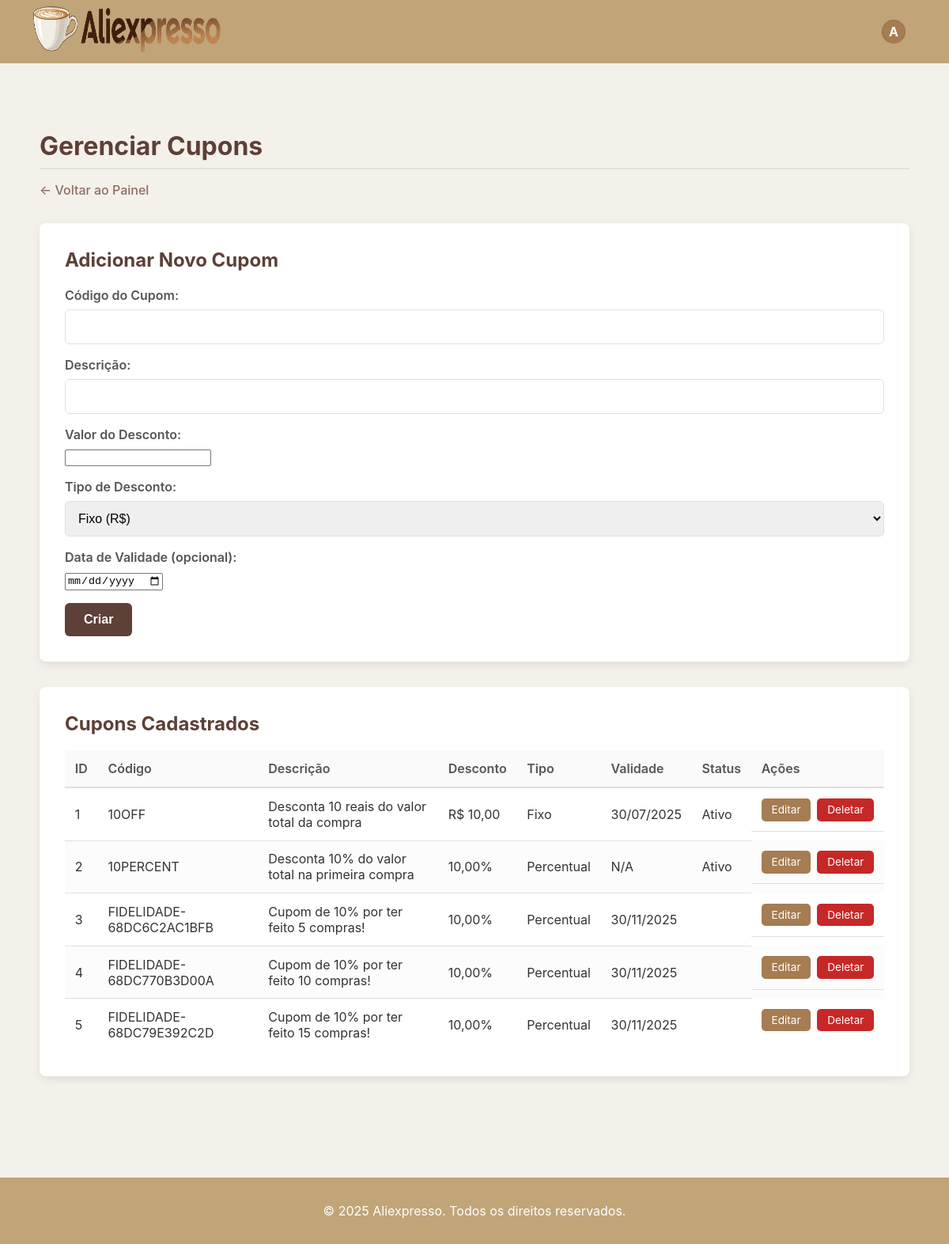
/index.php?page=admin&action=cupons (signed in), run on the app's committed database.
### tables this page shows
CREATE TABLE `cupons` (
  `id_cupom` int(11) NOT NULL,
  `codigo` varchar(50) NOT NULL,
  `descricao` varchar(255) DEFAULT NULL,
  `valor_desconto` decimal(10,2) NOT NULL,
  `tipo` enum('fixo','percentual') NOT NULL DEFAULT 'fixo',
  `data_validade` date DEFAULT NULL,
  `status` enum('ativo','expirado') NOT NULL DEFAULT 'ativo'
);

### controller/AdminController.php (called while the page is built, shortened)
<?php
    class AdminController
    {
        private $cupomModel;
        public function __construct() {
            $this->cupomModel = new CupomModel();
        }
        public function cupons() {
            $coupons = $this->cupomModel->getAll();
            $couponToEdit = null;
            require_once __DIR__ . '/../view/admin/cupom_crud.php';
        }
    }
?>

### autoloader.php (called while the page is built, shortened)
<?php
    spl_autoload_register(function ($class) {
        $prefix = 'Aliexpresso\\';
        $base_dir = __DIR__ . '/';
        $len = strlen($prefix);
        $relative_class = substr($class, $len);
        $path = str_replace('\\', '/', $relative_class);
        $last_slash_pos = strrpos($path, '/');
        if ($last_slash_pos === false) {
            $directory_path = '';
            $class_file_name = $path;
        } else {
            $directory_path = substr($path, 0, $last_slash_pos);
            $class_file_name = substr($path, $last_slash_pos + 1);
        }
        $file = $base_dir . strtolower($directory_path) . '/' . $class_file_name . '.php';
    });
?>

### model/Database.php (called while the page is built)
<?php
    class Database {
        private static $instance = null;
        private $conn;
        private function __construct() {
            try {
                $dsn = 'mysql:host=localhost;port=3306;dbname=aliexpresso;charset=utf8mb4';
                $this->conn = new PDO($dsn, 'root', '');
                $this->conn->setAttribute(PDO::ATTR_ERRMODE, PDO::ERRMODE_EXCEPTION);
                $this->conn->setAttribute(PDO::ATTR_DEFAULT_FETCH_MODE, PDO::FETCH_ASSOC);
            } catch (PDOException $e) {
                die("Erro na conexão: " . $e->getMessage());
            }
        }
        public static function getInstance() {
            if (self::$instance === null) {
                self::$instance = new Database();
            }
            return self::$instance;
        }
        public function getConnection() {
            return $this->conn;
        }
    }
?>

### model/CupomModel.php (called while the page is built, shortened)
<?php
require_once __DIR__ . '/Database.php';
class CupomModel
{
    private $pdo;
    public function __construct() {
        $this->pdo = \Database::getInstance()->getConnection();
    }
    public function getAll() {
        $stmt = $this->pdo->prepare("SELECT * FROM cupons ORDER BY id_cupom ASC");
        $stmt->execute();
        return $stmt->fetchAll(PDO::FETCH_ASSOC);
    }
}

### view/admin/cupom_crud.php (the view, shortened to what this page needs)
<!DOCTYPE html>
<html lang="pt-br">
<head>
    <link rel="stylesheet" href="assets/css/admin.css">
    <link rel="stylesheet" href="assets/css/header.css">
    <link rel="stylesheet" href="assets/css/footer.css">
    <link rel="stylesheet" href="https://cdnjs.cloudflare.com/ajax/libs/font-awesome/6.0.0-beta3/css/all.min.css">
</head>
<body>
    <main class="admin-container">
        <h1>Gerenciar Cupons</h1>
        <a href="index.php?page=admin" class="back-link">&larr; Voltar ao Painel</a>
        <div class="form-container">
            <h2><?= isset($couponToEdit) ? 'Editar Cupom' : 'Adicionar Novo Cupom' ?></h2>
            <form action="index.php?page=admin&action=saveCoupon" method="post">
                <div class="form-group">
                    <label for="codigo">Código do Cupom:</label>
                    <input type="text" id="codigo" name="codigo" value="<?= htmlspecialchars($couponToEdit['codigo'] ?? '') ?>" required>
                </div>
                 <div class="form-group">
                    <label for="descricao">Descrição:</label>
                    <input type="text" id="descricao" name="descricao" value="<?= htmlspecialchars($couponToEdit['descricao'] ?? '') ?>">
                </div>
                <div class="form-group">
                    <label for="valor_desconto">Valor do Desconto:</label>
                    <input type="number" step="0.01" id="valor_desconto" name="valor_desconto" value="<?= htmlspecialchars($couponToEdit['valor_desconto'] ?? '') ?>" required>
                </div>
                <div class="form-group">
                    <label for="tipo">Tipo de Desconto:</label>
                    <select id="tipo" name="tipo" required>
                        <option value="fixo" <?= (($couponToEdit['tipo'] ?? '') === 'fixo') ? 'selected' : '' ?>>Fixo (R$)</option>
                    </select>
                </div>
                <div class="form-group">
                    <label for="data_validade">Data de Validade (opcional):</label>
                    <input type="date" id="data_validade" name="data_validade" value="<?= htmlspecialchars($couponToEdit['data_validade'] ?? '') ?>">
                </div>
                <button type="submit" class="btn-primary"><?= isset($couponToEdit) ? 'Atualizar' : 'Criar' ?></button>
            </form>
        </div>
        <div class="table-container">
            <h2>Cupons Cadastrados</h2>
            <table>
                <thead>
                    <tr>
                        <th>ID</th>
                        <th>Código</th>
                        <th>Descrição</th>
                        <th>Desconto</th>
                        <th>Tipo</th>
                        <th>Validade</th>
                        <th>Status</th>
                        <th>Ações</th>
                    </tr>
                </thead>
                <tbody>
                    <?php foreach ($coupons as $coupon): ?>
                    <tr>
                        <td><?= $coupon['id_cupom'] ?></td>
                        <td><?= htmlspecialchars($coupon['codigo']) ?></td>
                        <td><?= htmlspecialchars($coupon['descricao']) ?></td>
                        <td>
                            <?= ($coupon['tipo'] === 'fixo' ? 'R$ ' : '') . number_format($coupon['valor_desconto'], 2, ',', '.') . ($coupon['tipo'] === 'percentual' ? '%' : '') ?>
                        </td>
                        <td><?= ucfirst($coupon['tipo']) ?></td>
                        <td><?= $coupon['data_validade'] ? date('d/m/Y', strtotime($coupon['data_validade'])) : 'N/A' ?></td>
                        <td><?= ucfirst($coupon['status']) ?></td>
                        <td class="actions">
                            <a href="index.php?page=admin&action=cupons&edit_id=<?= $coupon['id_cupom'] ?>" class="btn-edit">Editar</a>
                            <a href="index.php?page=admin&action=deleteCoupon&id=<?= $coupon['id_cupom'] ?>" class="btn-delete" onclick="return confirm('Tem certeza?');">Deletar</a>
                        </td>
                    </tr>
                    <?php endforeach; ?>
                </tbody>
            </table>
        </div>
    </main>
</body>
</html>

### assets/css/admin.css (style rules this page uses)
:root { --admin-bg-main: #f4f1ea; --admin-bg-container: #ffffff; --admin-primary-dark: #5D4037; --admin-primary-medium: #8D6E63; --admin-accent-edit: #a67c52; --admin-accent-delete: #c62828; --admin-text-light: #ffffff; --admin-text-dark: #333333; --admin-border-color: #e0e0e0; }
body { background-color: var(--admin-bg-main); color: var(--admin-text-dark); font-family: -apple-system, BlinkMacSystemFont, "Segoe UI", Roboto, Helvetica, Arial, sans-serif; margin: 0; display: flex; flex-direction: column; min-height: 100vh; margin: 0; }
main { flex-grow: 1; }
.admin-container { max-width: 1100px; margin: 2rem auto; padding: 2rem; background-color: transparent; }
.admin-container h1 { color: var(--admin-primary-dark); border-bottom: 2px solid var(--admin-border-color); padding-bottom: 0.5rem; margin-bottom: 1rem; }
.back-link { display: inline-block; margin-bottom: 2rem; color: var(--admin-primary-medium); text-decoration: none !important; font-weight: 500; }
.form-container, .table-container { background-color: var(--admin-bg-container); padding: 2rem; border-radius: 8px; box-shadow: 0 4px 12px rgba(0, 0, 0, 0.08); margin-bottom: 2rem; }
.form-container h2, .table-container h2 { color: var(--admin-primary-dark); margin-top: 0; }
.form-group { margin-bottom: 1rem; }
.form-group label { display: block; margin-bottom: 0.5rem; font-weight: 600; color: #555; }
.form-group input[type="text"], .form-group input[type="email"], .form-group input[type="password"], .form-group select { width: 100%; padding: 0.75rem; border: 1px solid var(--admin-border-color); border-radius: 6px; box-sizing: border-box; font-size: 1rem; }
button.btn-primary, a.btn-secondary { display: inline-block; padding: 0.75rem 1.5rem; border: none; border-radius: 6px; font-size: 1rem; font-weight: 600; cursor: pointer; text-decoration: none; text-align: center; transition: opacity 0.3s ease; }
button.btn-primary { background-color: var(--admin-primary-dark); color: var(--admin-text-light); }
table { width: 100%; border-collapse: collapse; margin-top: 1rem; }
thead th { background-color: #fafafa; border-bottom: 2px solid var(--admin-border-color); padding: 0.8rem; text-align: left; font-weight: 600; color: #555; }
tbody td { padding: 0.8rem; border-bottom: 1px solid var(--admin-border-color); }
tbody tr:nth-child(even) { background-color: #fcfcfc; }
tbody tr:last-child td { border-bottom: none; }
td.actions { display: flex; align-items: center; gap: 0.5rem; }
.table-container th, .table-container td { text-align: left; vertical-align: middle; }
.btn-edit, .btn-delete { padding: 0.4rem 0.8rem; text-decoration: none; color: white; border-radius: 5px; font-size: 0.85rem; }
.btn-edit { background-color: var(--admin-accent-edit); }
.btn-delete { background-color: var(--admin-accent-delete); }

### assets/css/header.css (style rules this page uses)
:root { --cor-primaria: #c1a478; --cor-destaque: #a67c52; --cor-botao-fundo: var(--cor-destaque); }

### view/admin/cupom_crud.php (style rules this page uses)
body { display: flex; flex-direction: column; min-height: 100vh; margin: 0; }
main.admin-container { flex-grow: 1; }

### data on the page
cupons: id_cupom "1", codigo "10OFF", descricao "Desconta 10 reais do valor total da compra", shows "R$", valor_desconto "10,00", tipo "Fixo", data_validade "30/07/2025", status "Ativo"
cupons: id_cupom "2", codigo "10PERCENT", descricao "Desconta 10% do valor total na primeira compra", valor_desconto "10,00", tipo "Percentual", shows "N/A", status "Ativo"
cupons: id_cupom "3", codigo "FIDELIDADE-68DC6C2AC1BFB", descricao "Cupom de 10% por ter feito 5 compras!", valor_desconto "10,00", tipo "Percentual", data_validade "30/11/2025"
cupons: id_cupom "4", codigo "FIDELIDADE-68DC770B3D00A", descricao "Cupom de 10% por ter feito 10 compras!", valor_desconto "10,00", tipo "Percentual", data_validade "30/11/2025"
cupons: id_cupom "5", codigo "FIDELIDADE-68DC79E392C2D", descricao "Cupom de 10% por ter feito 15 compras!", valor_desconto "10,00", tipo "Percentual", data_validade "30/11/2025"

### other printed values
$userInitial "A"
